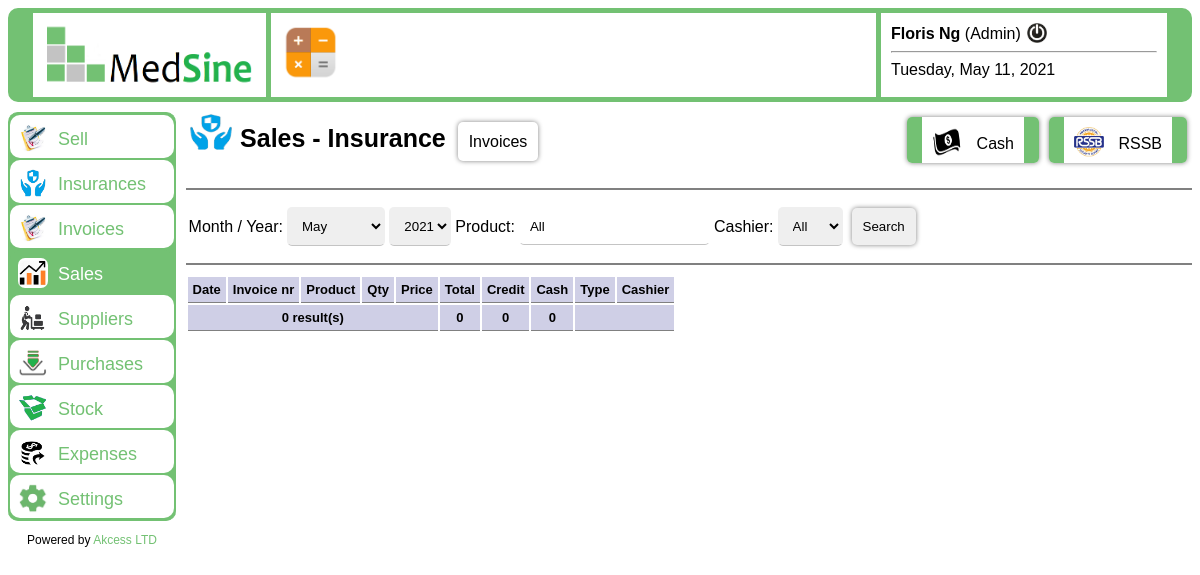
Page /sales_insu.php (signed in) on the committed database.
### tables this page shows
CREATE TABLE IF NOT EXISTS `user` (
  `username` varchar(30) NOT NULL,
  `password` varchar(255) NOT NULL,
  `nom` varchar(30) NOT NULL,
  `prenom` varchar(30) NOT NULL,
  `type` varchar(30) NOT NULL,
  `user_status` tinyint(1) NOT NULL,
  PRIMARY KEY (`username`)
);

### classes/class_user.php (called while the page is built, shortened)
<?php
	class User
	{
		public function infos_user($username)
		{
			$bdd = connexionDb();
			$reponse = $bdd->query("SELECT * FROM user");
			$trouver = false;
			$infos = array();
			while($donnees = $reponse->fetch() AND $trouver == false)
			{
				if($donnees["username"] == $username)
				{
					$trouver = true;
					$password = $donnees["password"];
					$nom = $donnees["nom"];
					$prenom = $donnees["prenom"];
					$type = $donnees["type"];
					$infos = array($password, $nom, $prenom, $type);
				}
			}
			return $infos;
		}
		public function is_username_exist($username)
		{
			$bdd = connexionDb();
			$reponse = $bdd->query('SELECT * FROM user');
			$trouver = false;
			while($donnees = $reponse->fetch() AND $trouver == false)
			{
				if($donnees["username"] == $username)
				{
					$trouver = true;
				}
			}
			return $trouver;
		}
	}
?>

### functions.php (called while the page is built, shortened)
<?php
	function connexionDb()
	{
		try
		{
			$bdd = new PDO("mysql:host=localhost;dbname=pha", "root", "");
		}
		catch(Exception $e)
		{
			echo "<div id='Error'>";
				die('Oops !!! Error while connecting to database: ('.$e->getMessage().')');
			echo "</div>";
		}
		return $bdd;
	}
		function nombre($tab)
		{
			$bdd = connexionDb();
			$reponse = $bdd->query("SELECT COUNT(*) AS nbr FROM $tab");
			$data = $reponse->fetch();
			$nbr = $data['nbr'];
			return $nbr;
		}
		function dater()
		{
			$date = date("Y-m-d");
			return $date;
		}
		function infosDate($date)
		{
			$date = date_parse($date);
			$jour = $date['day'];
			$mois = $date['month'];
			$annee = $date['year'];
			$infos = array ($jour, $mois, $annee);
			return $infos;
		}
?>

### sales_insu.php (the view, shortened to what this page needs)
<?php
	include("functions.php");
?>
<!DOCTYPE html><html lang="en">
	<head>
		<link rel="stylesheet" type="text/css" href="css/style.css" media="screen">
    </head>
	<body>
		<?php
			if(isset($_SESSION["connect"])) {
				require("./classes/class_commande.php");
				require("./classes/class_user.php");
		?>
		<div id="welcome">
			<?php include("header.php"); ?>
			<?php
				if($_SESSION["type"] == "Manager" || $_SESSION["type"] == "Admin") {
			?>
			<div id="entete">
								<img src="img/insu.png" class="icon" />
								<span class="titre">Sales - Insurance </span>
								<a href="invoices_insu.php" class="btn">Invoices</a>
								<a href="sales_rssb.php" class="big_btn right">
									<img src="img/rssb.png" class="icon_in_menu" alt="">
									RSSB
								</a>
								<a href="sales_cash.php" class="big_btn right">
									<img src="img/pay_cash.png" class="icon_in_menu" alt="">
									Cash
								</a>
				</div>
				<div id="sous_entete">
						<form action="" method="GET">
								<table>
									<tr>
										<td>Month / Year:</td>
										<td>
											<?php
												$infos_date = infosDate(dater());
												$current_month = $infos_date[1];
											?>
											<select name="month">
<option value="5" <?php if(isset($_GET["month"])){if($_GET["month"] == 5){echo "selected";}}else{if($current_month == "5"){echo "selected";}}?>>May</option>
											</select>
											<select name="year">
												<?php
													$infos_date = infosDate(dater());
													$current_year = $infos_date[2];
													for($year = $current_year; $year >= 2020; $year--)
													{
														?>
<option value="<?php echo $year; ?>" <?php if(isset($_GET["year"])){if($_GET["year"] == $year){echo "selected";}}else{if($current_year == $year){echo "selected";}}?>><?php echo $year; ?></option>
														<?php
													}
												?>
											</select>
										</td>
										<td>Product:</td>
										<td>
<input type="text" name="product" value="<?php if(isset($_GET["product"])){echo $_GET["product"];}else{echo "All";} ?>" id="product" size="20" title="Enter a product name." placeholder="Product name" autocomplete="off" required />
										</td>
										<td>Cashier:</td>
										<td>
											<select name="username" id="user">
												<option value="All">All</option>
											</select>
										</td>
										<td>
											<input type="submit" value="Search" class="btn" required />
										</td>
									</tr>
								</table>
							</form>
						</div>
						<div id="interne">
				<?php
									$nbr = nombre("commande");
									if($nbr <= 0)
									{
										echo "<p>";
											echo "No sale !!!";
										echo "</p>";
									}
									else
									{
										if(isset($_GET["month"]) AND isset($_GET["year"]) AND isset($_GET["product"]) AND isset($_GET["username"]))
										{
											$ok = true;
											$month = strtolower($_GET["month"]);
											if($month != "all") {
												$month = intval($month);
												if($month <= 0 || $month > 12) {
													$ok = false;
													echo"<div id='askMsg'>";
								echo "<img src='img/warning.png' class='small' /> <b>Error !!!</b> Invalid month value: '<b>".$_GET["month"]."</b>' !!!";
													echo"</div>";
												}
											}
											$year = strtolower($_GET["year"]);
											if($year != "all") {
												$year = intval($year);
												$infos_date = infosDate(dater());
												$current_year = $infos_date[2];
												if($year <= 0 || $year > $current_year) {
													$ok = false;
													echo"<div id='askMsg'>";
								echo "<img src='img/warning.png' class='small' /> <b>Error !!!</b> Invalid year value: '<b>".$_GET["year"]."</b>' !!!";
													echo"</div>";
												}
											}
											if($ok == true) {
													$product = ucwords($_GET["product"]);
													$pro = new Product();
													$res_pro = $pro->is_product_exist($product);
													if($product != "All" AND $res_pro == false) {
														echo"<div id='askMsg'>";
									echo "<img src='img/warning.png' class='small' /> <b>Error !!!</b> The product '<b>".$product."</b>' does NOT exist !!!";
														echo"</div>";
													}
													else {
														$u = new User();
														$user_pro = $u->is_username_exist($_GET["username"]);
														if($_GET["username"] != "All" AND $user_pro == false) {
															echo"<div id='askMsg'>";
										echo "<img src='img/warning.png' class='small' /> <b>Error !!!</b> The username '<b>".$_GET["username"]."</b>' does NOT exist !!!";
															echo"</div>";
														}
														else {
															$com = new Commande();
															$com->search_sales_by_type($_GET["month"], $_GET["year"], $product, $_GET["username"], "insu");
														}
													}
											}
										}
										else {
											$com = new Commande();
											$com->tous_by_type("insu");
										}
                                    }
				?>
			</div>
			<?php
				} else {
					echo "<div id='other_interne'>";
						echo"<div id='askMsg'>";
							echo "<img src='img/warning.png' class='small' /> Oops !!! You have no right to access this information !!!";
						echo"</div>";
					echo"</div>";
				}
			?>
		</div>
		<?php
			}
			else{
				header('Location: interdit.php');
			}
		?>
    </body>
</html>

### header.php (shortened to what this page needs)
<?php
	$u = new User();
	$res = $u->is_username_exist($_SESSION["username"]);
	if($res === false) {
		header('Location: interdit.php');
	}
	else {
?>
	<div id="header">
		<div class="header_one">
			<img src='img/logo.png' class='small_logo' />
		</div>
		<div class="header_two">
			<img src="./img/calculator.png" class="average" onclick="open_calculator()" alt="Calculator" title="Open calculator">
		</div>
		<div class="header_three">
			<?php
				$u = new User();
				$infosUser = $u->infos_user($_SESSION["username"]);
				$nom = $infosUser[1];
				$prenom = $infosUser[2];
				$type = $infosUser[3];
				echo "<b>".$prenom." ".$nom."</b> (".$type.")";
				echo "<a href='deco.php'><img src='./img/deco.jpg' class='logout_btn' title='Logout' /></a>";
				echo "<hr>";
				echo date("l, F j, Y");
			?>
		</div>
	</div>
	<div id="adv">
		<div id="menu">
				<a href="cash.php" <?php if($_SESSION["page"] == 'cash'){echo "class=current_page";}?>>
					<img src="img/commande.jpg" class="icon_in_menu" />Sell
				</a>
				<a href="insurances.php" <?php if($_SESSION["page"] == 'insu'){echo "class=current_page";}?>>
					<img src='img/insu.png' class='icon_in_menu' />Insurances
				</a>
				<a href="invoices.php" <?php if($_SESSION["page"] == 'invoices'){echo "class=current_page";}?>>
					<img src='img/commande.jpg' class='icon_in_menu' />Invoices
				</a>
				<a href="sales.php" <?php if($_SESSION["page"] == 'sales'){echo "class=current_page";}?>>
					<img src='img/result.jpg' class='icon_in_menu' />Sales
				</a>
				<a href="suppliers.php" <?php if($_SESSION["page"] == 'suppliers'){echo "class=current_page";}?>>
					<img src='img/suppliers.png' class='icon_in_menu' />Suppliers
				</a>
				<a href="purchases.php" <?php if($_SESSION["page"] == 'purchases'){echo "class=current_page";}?>>
					<img src='img/in.png' class='icon_in_menu' />Purchases
				</a>
				<a href="stock.php" <?php if($_SESSION["page"] == 'stock'){echo "class=current_page";}?>>
					<img src='img/stock.png' class='icon_in_menu' />Stock
				</a>
				<a href="expenses.php" <?php if($_SESSION["page"] == 'expenses'){echo "class=current_page";}?>>
					<img src='img/expenses.png' class='icon_in_menu' />Expenses
				</a>
				<a href="settings.php" <?php if($_SESSION["page"] == 'settings'){echo "class=current_page";}?>>
					<img src='img/settings.png' class='icon_in_menu' />Settings
				</a>
		</div>
		<p class='centered smallText'>Powered by <a href="#" class="link" target="_blank">Akcess LTD</a></p>
	</div>
<?php
	}
?>

### css/style.css (style rules this page uses)
html { scroll-behavior: smooth; }
body { font-family: Arial; }
#header { margin-bottom: 10px; border-radius: 10px; border-top: 5px solid #73c173; border-bottom: 5px solid #73c173; border-left: 25px solid #73c173; border-right: 25px solid #73c173; display: flex; flex-direction: row; }
#header div { padding: 10px; }
.header_one { border-right: 5px solid #73c173; width: 20%; }
.small_logo { width: 100%; height: 100%; }
.header_two { width: 55%; }
.header_three { border-left: 5px solid #73c173; width: 25%; }
input[type="text"], input[type="number"], input[type="radio"], input[type="password"], input[type="email"], input[type="date"], select { padding-top: 10px; padding-bottom: 10px; padding-left: 10px; border-top: transparent 1px solid; border-right: transparent 1px solid; border-left: transparent 1px solid; border-bottom: #c4c4c4 1px solid; border-radius: 5px !important; transition: 0.5s; }
.smallText { font-size: 12px; }
.centered { text-align: center; }
.btn, input[type="submit"] { color: #c4c4c4; padding: 10px; margin: 5px; box-shadow: 0px 0px 5px gray; border-radius: 5px !important; border: transparent 1px solid; text-decoration: none; color: #000; }
.big_btn { padding: 10px; margin: 5px; box-shadow: 0px 0px 5px gray; border-radius: 5px !important; border-left: #73c173 15px solid; border-right: #73c173 15px solid; text-decoration: none; color: #000; }
#menu a { transition: 0.5s; display: block; text-decoration: none; border-radius: 10px; padding: 8px; margin: 2px; background-color: #fff; color: #73c173; font-size: 18px; }
#menu .current_page { background-color: #73c173; color: #fff; }
#adv { position: fixed; float: left; width: 14%; }
#menu { border-top: 1px solid #73c173; border-bottom: 1px solid #73c173; background-color: #73c173; border-radius: 10px; }
#entete { border-bottom: 1px solid gray; float: right; width: 85%; padding-bottom: 20px; }
#sous_entete { border-top: 1px solid gray; border-bottom: 1px solid gray; float: right; width: 85%; padding-top: 10px; padding-bottom: 10px; }
#interne { border-top: 1px solid gray; float: right; width: 85%; padding-top: 10px; padding-bottom: 20px; }
.titre { font-weight: bold; font-size: 25px; }
.average { width: 60px; height: 60px; cursor: pointer; }
.icon { width: 50px; height: 40px; margin-bottom: -5px; }
.icon_in_menu { width: 30px; height: 30px; border-radius: 7px; margin-right: 10px; margin-bottom: -8px; }
.right { float: right; }
.logout_btn { width: 20px; height: 20px; margin-left: 6px; margin-bottom: -4px; }
.link { color: #73c173; text-decoration: none; }

### rows in the picture
user: prenom "Floris", nom "Ng", type "Admin"

### other values in the picture
$i "0"
$t "0"
$cre "0"
$c "0"
form field year "2021"
